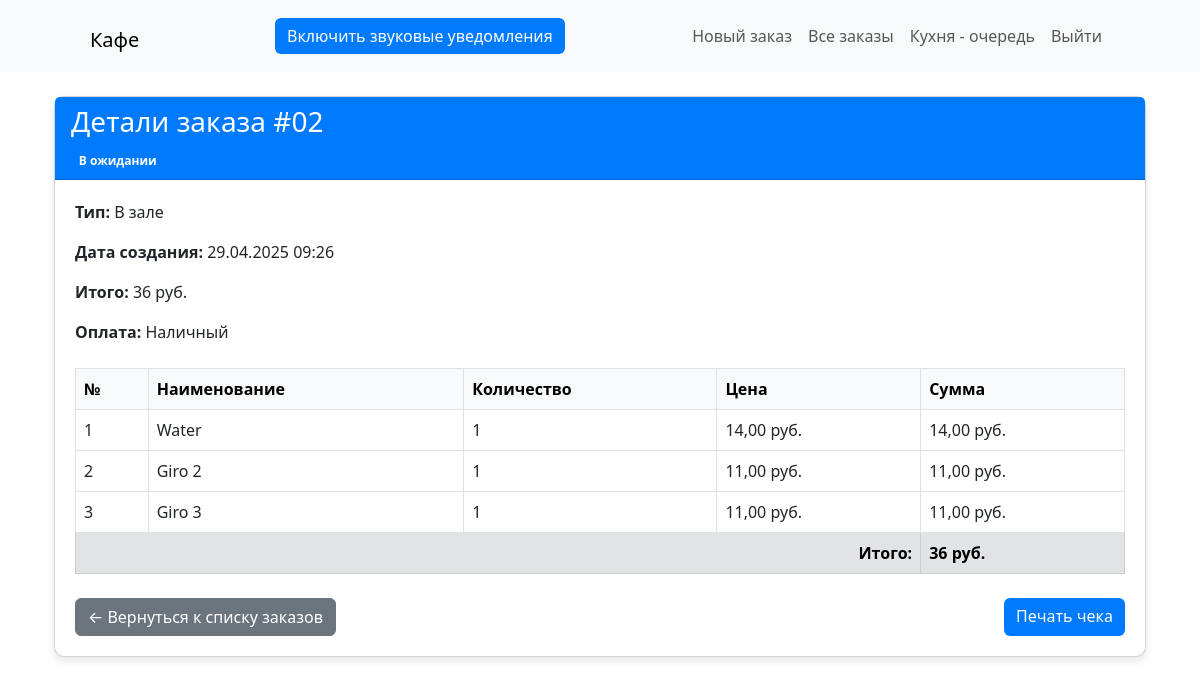
Screenshot of /orders/order/326/ (signed in) with the database file from the repository.
### orders/models.py (models this page shows, shortened)
class Order(models.Model):
    STATUS_CHOICES = (
        ("cancelled", "Отменен"),
        ("pending", "В ожидании"),
        ("done", "Готов"),
        ("delivered", "Доставлен"),
    )
    ORDER_TYPE_CHOICES = [
        ("dine_in", "В зале"),
        ("takeaway", "На вынос"),
        ("delivery", "Доставка"),
    ]
    PAYMENT_TYPE_CHOICES = (
        ("cash", "Наличный"),
        ("online", "Перевод"),
    )
    order_number = models.CharField(verbose_name="№ Заказа", max_length=10, unique=True, editable=False)
    created_at = models.DateTimeField(verbose_name="Дата", auto_now_add=True)
    status = models.CharField(verbose_name="Статус", max_length=10, choices=STATUS_CHOICES, default="pending")
    order_type = models.CharField(verbose_name="Тип",
        max_length=10,
        choices=ORDER_TYPE_CHOICES,
        default="dine_in",
        blank=True,
        null=True,
    )
    payment_type = models.CharField(verbose_name="Оплата",choices=PAYMENT_TYPE_CHOICES,max_length=15, default="cash" )
    phone_number = models.CharField(verbose_name="Телефон", max_length=15, null=True, blank=True)  # Unique phone number
    name = models.CharField(verbose_name="Имя", max_length=100, null=True, blank=True)  # Optional name
    address = models.CharField(verbose_name="Адрес", max_length=300,null=True, blank=True)  # Optional address
    total_sum = models.PositiveSmallIntegerField(verbose_name="Итого", default=0)
    class Meta:
        verbose_name = 'Заказ'
        verbose_name_plural = 'Заказы'

class OrderItem(models.Model):
    order = models.ForeignKey(Order, related_name="items", on_delete=models.CASCADE)
    menu_item = models.ForeignKey(MenuItem, on_delete=models.CASCADE)
    quantity = models.PositiveIntegerField(verbose_name="Количество",default=1)
    class Meta:
        verbose_name = 'Список заказанных блюд'
        verbose_name_plural = 'Список заказанных блюд'

class MenuItem(models.Model):
    name = models.CharField(verbose_name="Название блюда", max_length=100)
    price = models.DecimalField(verbose_name="Цена",max_digits=6, decimal_places=2)
    category = models.ForeignKey(
        Category,
        related_name="menu_items",
        verbose_name="Категория",
        on_delete=models.CASCADE,
        null=True,
        blank=True,
    )
    class Meta:
        verbose_name = 'Меню'
        verbose_name_plural = 'Меню'

### orders/views.py (the view)
# urls.py: path('order/<int:order_id>/', views.order_detail, name='order_detail'),
def order_detail(request, order_id):
    order = get_object_or_404(
        Order.objects.prefetch_related("items__menu_item"), id=order_id
    )
    return render(request, "orders/order_detail.html", {"order": order})

### orders/templatetags/custom_filters.py (called while the page is built)
@register.filter
def mul(value, arg):
    return value * arg

### templates/orders/order_detail.html (shortened to what this page needs)
{% extends 'main/base.html' %}
{% load custom_filters %}
{% block content %}
<div class="container mt-4">
    <div class="card">
        <div class="card-header">
            <h3>Детали заказа #{{ order.order_number|slice:"12:" }}</h3>
            <span class="badge {{ order.get_status_color }}">
                {{ order.get_status_display }}
            </span>
        </div>
        <div class="card-body">
            <div class="row mb-4">
                <div class="col-md-6">
                    <p><strong>Тип:</strong> {{ order.get_order_type_display }}</p>
                    <p><strong>Дата создания:</strong> {{ order.created_at|date:"d.m.Y H:i" }}</p>
                    <p><strong>Итого:</strong> {{ order.total_sum }} руб.</p>
                    <strong>Оплата:</strong> {{ order.get_payment_type_display }}
                </div>
            </div>
            <table class="table table-bordered">
                <thead class="table-light">
                    <tr>
                        <th>№</th>
                        <th>Наименование</th>
                        <th>Количество</th>
                        <th>Цена</th>
                        <th>Сумма</th>
                    </tr>
                </thead>
                <tbody>
                    {% for item in order.items.all %}
                    <tr>
                        <td>{{ forloop.counter }}</td>
                        <td>{{ item.menu_item.name }}</td>
                        <td>{{ item.quantity }}</td>
                        <td>{{ item.menu_item.price }} руб.</td>
                        <td>{{ item.menu_item.price|mul:item.quantity }} руб.</td>
                    </tr>
                    {% endfor %}
                    <tr class="table-secondary">
                        <td colspan="4" class="text-end"><strong>Итого:</strong></td>
                        <td><strong>{{ order.total_sum }} руб.</strong></td>
                    </tr>
                </tbody>
            </table>
            <div class="d-flex justify-content-between mt-4">
                <a href="{% url 'all_orders' %}" class="btn btn-secondary">
                    ← Вернуться к списку заказов
                </a>
                <a href="{% url 'order_pdf' order.id %}" class="btn btn-primary" target="_blank">
                     Печать чека
                </a>
            </div>
        </div>
    </div>
</div>
{% endblock %}

### templates/main/base.html (style rules this page uses)
.card { max-width: 1200px; margin: 0 auto; border-radius: 10px; box-shadow: 0 4px 8px rgba(0, 0, 0, 0.1); }
.card-body { flex: 1; padding: 20px; }
.row { margin-bottom: 20px; }
.card-header { background-color: #007bff; color: white; border-radius: 10px 10px 0 0; }
.btn-primary { background-color: #007bff; border: none; }

### rows the page displays
Order: order_number "02", status "В ожидании", order_type "В зале", created_at "29.04.2025 09:26", total_sum "36", payment_type "Наличный"
OrderItem: menu_item.name "Water", quantity "1", menu_item.price "14,00", menu_item.price|mul "14,00"
OrderItem: menu_item.name "Giro 2", quantity "1", menu_item.price "11,00", menu_item.price|mul "11,00"
OrderItem: menu_item.name "Giro 3", quantity "1", menu_item.price "11,00", menu_item.price|mul "11,00"
